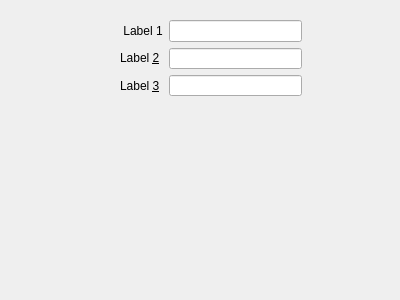
<?xml version="1.0" encoding="UTF-8"?>
<ui version="4.0">
 <class>Form</class>
 <widget class="QWidget" name="Form">
  <property name="geometry">
   <rect>
    <x>0</x>
    <y>0</y>
    <width>400</width>
    <height>300</height>
   </rect>
  </property>
  <property name="windowTitle">
   <string>Form</string>
  </property>
  <widget class="QWidget" name="">
   <property name="geometry">
    <rect>
     <x>120</x>
     <y>20</y>
     <width>182</width>
     <height>76</height>
    </rect>
   </property>
   <layout class="QHBoxLayout" name="horizontalLayout">
    <item>
     <layout class="QVBoxLayout" name="verticalLayout">
      <item>
       <widget class="QLabel" name="label">
        <property name="text">
         <string> Label 1</string>
        </property>
       </widget>
      </item>
      <item>
       <widget class="QLabel" name="label_2">
        <property name="text">
         <string>Label &amp;2</string>
        </property>
        <property name="buddy">
         <cstring>lineEdit_2</cstring>
        </property>
       </widget>
      </item>
      <item>
       <widget class="QLabel" name="label_3">
        <property name="text">
         <string>Label &amp;3</string>
        </property>
        <property name="buddy">
         <cstring>lineEdit_3</cstring>
        </property>
       </widget>
      </item>
     </layout>
    </item>
    <item>
     <layout class="QVBoxLayout" name="verticalLayout_2">
      <item>
       <widget class="QLineEdit" name="lineEdit"/>
      </item>
      <item>
       <widget class="QLineEdit" name="lineEdit_2"/>
      </item>
      <item>
       <widget class="QLineEdit" name="lineEdit_3"/>
      </item>
     </layout>
    </item>
   </layout>
  </widget>
 </widget>
 <resources/>
 <connections/>
</ui>
